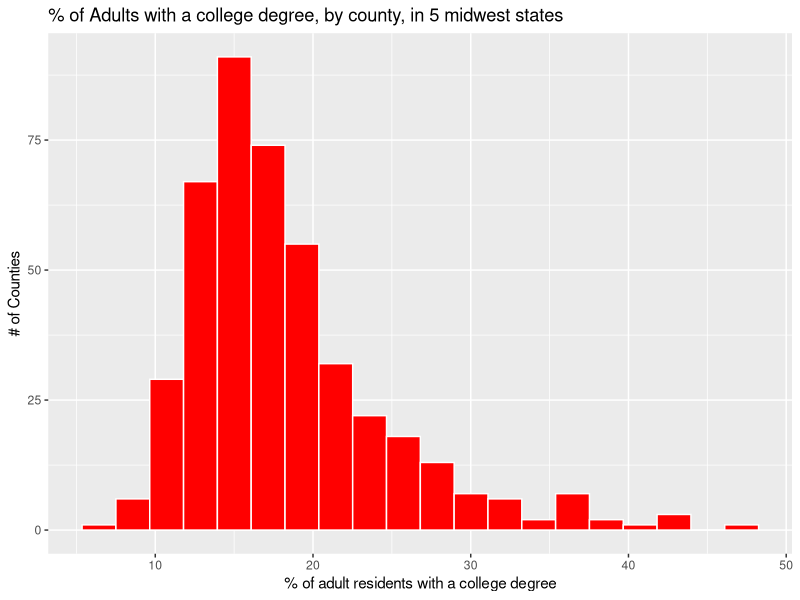
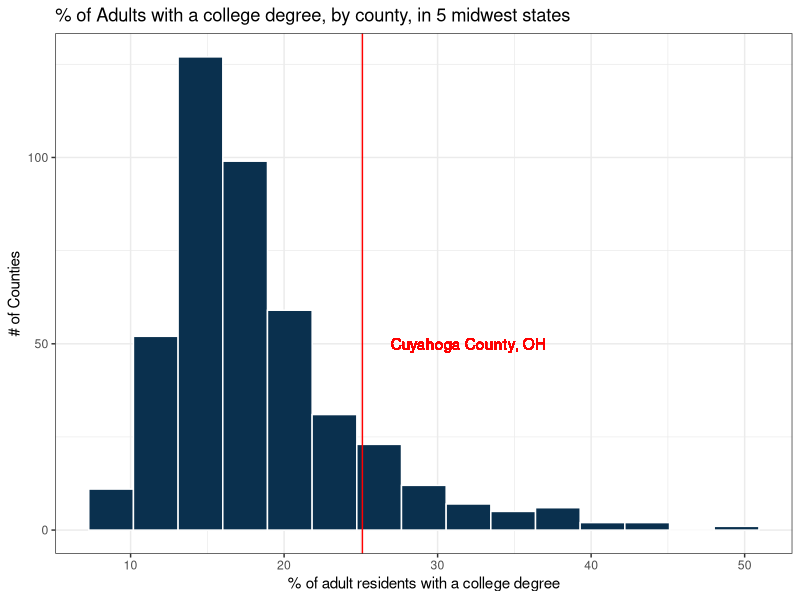
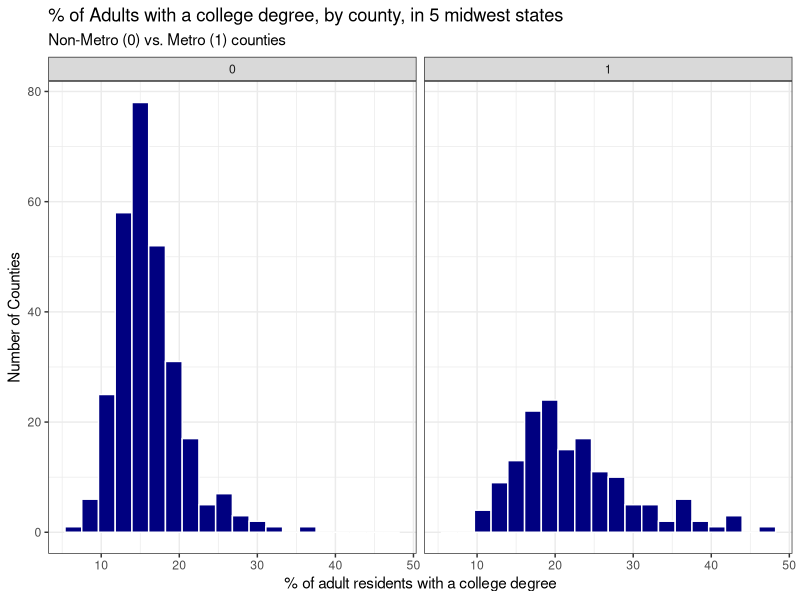
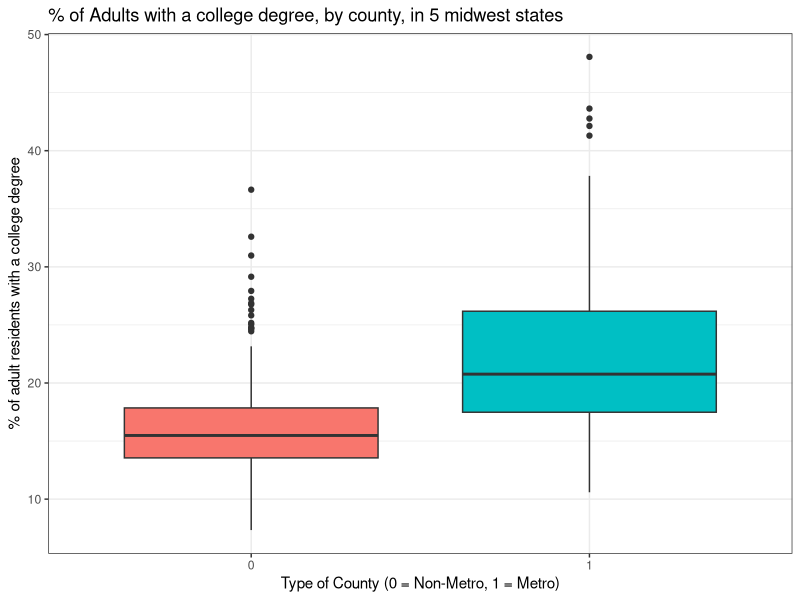
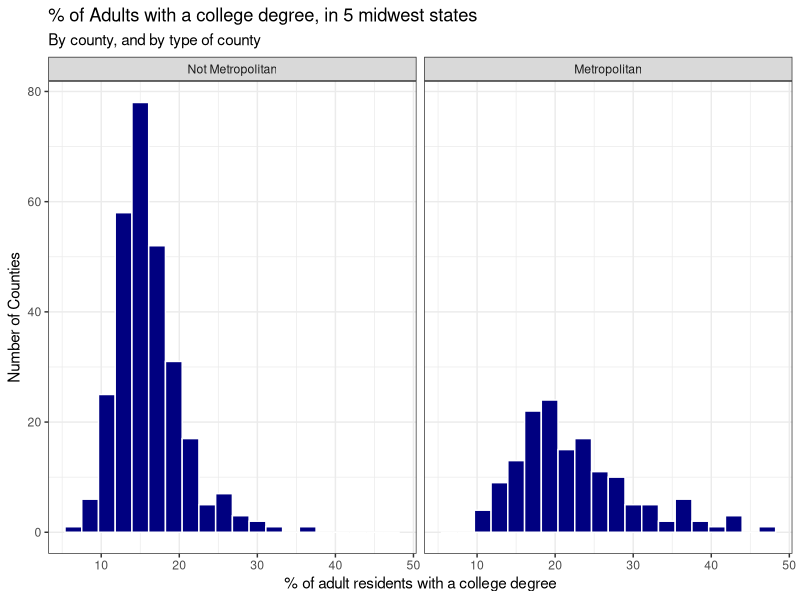
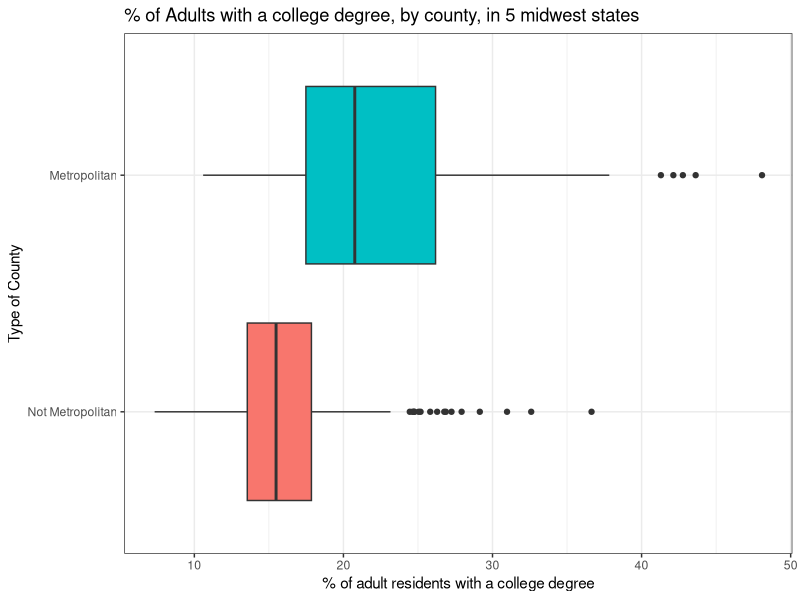
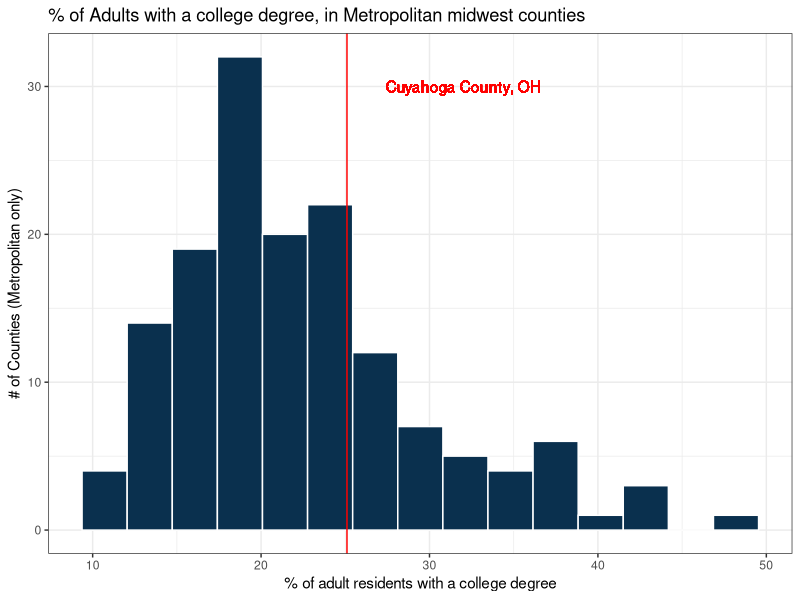

These charts were generated, in order, by the following R code:
## ---- chunk 1
knitr::opts_chunk$set(comment=NA)
options(width = 70)
## ---- chunk 2
library(tidyverse)
## always need tidyverse, can include other packages too
## ---- chunk 3
midwest %>%
    count(state)  
## ---- chunk 4
midwest
## ---- chunk 5
dim(midwest)
## ---- chunk 6
midwest %>%
    filter(state == "OH") %>%
    filter(county == "CUYAHOGA") %>%
    select(state, county, percollege, inmetro)
## ---- chunk 7
midwest %>%
#    filter(state == "OH") %>%
    filter(county == "CUYAHOGA") %>%
    select(state, county, percollege, inmetro)
## ---- chunk 8
midwest %>% 
  filter(county == "ADAMS") %>%
  select(state, county, percollege, inmetro)
## ---- chunk 9
n_distinct(midwest %>% select(county))
## ---- chunk 10
ggplot(midwest, aes(x = percollege)) +
    geom_histogram(bins = 20, fill = "red", col = "white") + 
    labs(title = "% of Adults with a college degree, by county, in 5 midwest states",
         y = "# of Counties",
         x = "% of adult residents with a college degree")
## ---- chunk 11
ggplot(midwest, aes(x = percollege)) +
    geom_histogram(bins = 15, fill = "#0a304e", col = "white") + 
    geom_vline(xintercept = 25.1, col = "red") +
    geom_text(x = 32, y = 50, col = "red", label = "Cuyahoga County, OH") +
    theme_bw() +
    labs(title = "% of Adults with a college degree, by county, in 5 midwest states",
         y = "# of Counties",
         x = "% of adult residents with a college degree")
## ---- chunk 12
midwest %>% count(percollege > 25.1)
## ---- chunk 13
ggplot(midwest, aes(x = percollege)) +
    geom_histogram(bins = 20, col = "white", fill = "navy") +
    facet_wrap(~ inmetro) +
    theme_bw() + 
    labs(x = "% of adult residents with a college degree", 
         y = "Number of Counties",
         title = "% of Adults with a college degree, by county, in 5 midwest states",
         subtitle = "Non-Metro (0) vs. Metro (1) counties")
## ---- chunk 14
ggplot(midwest, aes(x = factor(inmetro), y = percollege, 
                    fill = factor(inmetro))) +
    geom_boxplot() +
    guides(fill = FALSE) +
    theme_bw() + 
    labs(y = "% of adult residents with a college degree", 
         x = "Type of County (0 = Non-Metro, 1 = Metro)",
         title = "% of Adults with a college degree, by county, in 5 midwest states")
## ---- chunk 15
midwest2 <- midwest %>%
  mutate(inmetro_f = fct_recode(factor(midwest$inmetro), 
                                "Metropolitan" = "1", "Not Metropolitan" = "0"))

ggplot(midwest2, aes(x = percollege)) +
    geom_histogram(bins = 20, col = "white", fill = "navy") +
    facet_wrap(~ inmetro_f) +
    theme_bw() + 
    labs(x = "% of adult residents with a college degree", 
         y = "Number of Counties",
         title = "% of Adults with a college degree, in 5 midwest states",
         subtitle = "By county, and by type of county")
## ---- chunk 16
midwest2 <- midwest %>%
  mutate(inmetro_f = fct_recode(factor(midwest$inmetro), 
                                "Metropolitan" = "1", "Not Metropolitan" = "0"))

ggplot(midwest2, aes(x = inmetro_f, y = percollege, 
                    fill = inmetro_f)) +
    geom_boxplot() +
    guides(fill = FALSE) +
    theme_bw() + 
    coord_flip() +
    labs(y = "% of adult residents with a college degree", 
         x = "Type of County",
         title = "% of Adults with a college degree, by county, in 5 midwest states")
## ---- chunk 17
ggplot(filter(midwest, inmetro == 1), aes(x = percollege)) +
    geom_histogram(bins = 15, fill = "#0a304e", col = "white") + 
    geom_vline(xintercept = 25.1, col = "red") +
    geom_text(x = 32, y = 30, col = "red", label = "Cuyahoga County, OH") +
    theme_bw() +
    labs(title = "% of Adults with a college degree, in Metropolitan midwest counties",
         y = "# of Counties (Metropolitan only)",
         x = "% of adult residents with a college degree")
## ---- chunk 18
# number of Metropolitan counties
nrow(midwest %>% filter(inmetro == 1)) 

# number with percollege higher than Cuyahoga
midwest %>% filter(inmetro == 1) %>%
    count(percollege > 25.1) 
